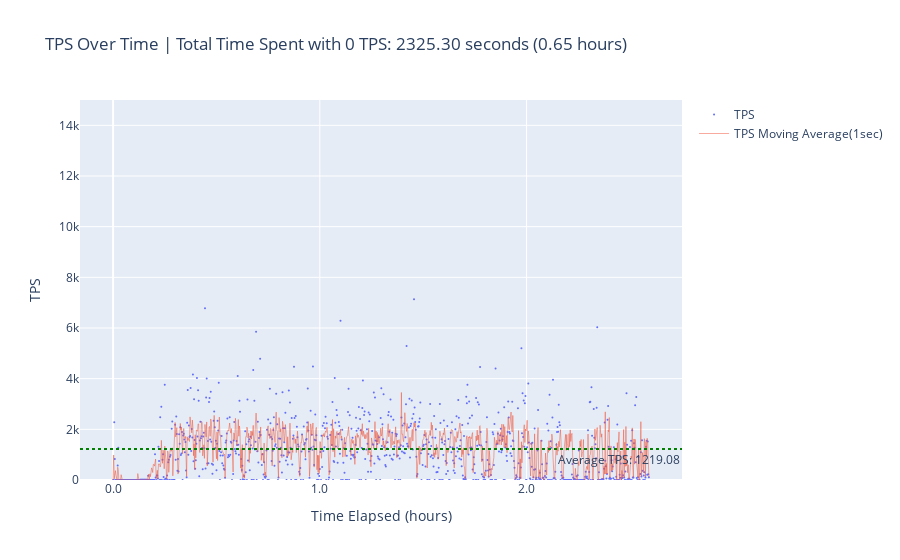

Write notebook code for a chart like this one.
### Code cell
fig = go.Figure()

fig.add_trace(go.Scatter(x=filtered_time_series['elapsed_time_hours'], y=filtered_time_series['sum_tps'], mode='markers', name='TPS', marker=dict(size=2)))
fig.add_trace(go.Scatter(x=filtered_time_series['elapsed_time_hours'], y=filtered_time_series['moving_average'], mode='lines', name='TPS Moving Average(1sec)', line=dict(width=0.5)))

# Add horizontal lines for max and average TPS
fig.add_hline(y=average_tps, line_dash="dot", line_color="green", annotation_text=f"Average TPS: {average_tps:.2f}", annotation_position="bottom right")
fig.add_hline(y=max_tps, line_dash="dash", line_color="red", annotation_text=f"Max TPS: {max_tps:.2f}", annotation_position="top right")

fig.update_layout(
    title=f"TPS Over Time | Total Time Spent with 0 TPS: {total_time_zero_tps:.2f} seconds ({total_time_zero_tps_hours:.2f} hours)",
    xaxis_title="Time Elapsed (hours)",
    yaxis_title="TPS",
    xaxis=dict(tickmode='linear',
        dtick=1,
        tickformat=".1f"),
    yaxis=dict(range=[0, 15000])
)


fig.show()

### Figure 1 — Plotly figure (JSON) as saved in the notebook; plotly's stock layout.template omitted (floating-point values rounded to 4 significant figures; data arrays with more than 128 entries replaced by an {"elided": "..."} marker saying what was removed)
{"data": [{"marker": {"size": 2}, "mode": "markers", "name": "TPS", "type": "scatter", "x": {"elided": "934 float values"}, "y": {"elided": "934 float values"}}, {"line": {"width": 0.5}, "mode": "lines", "name": "TPS Moving Average(1sec)", "type": "scatter", "x": {"elided": "934 float values"}, "y": {"elided": "934 float values"}}], "layout": {"annotations": [{"showarrow": false, "text": "Average TPS: 1219.08", "x": 1, "xanchor": "right", "xref": "x domain", "y": 1219.0, "yanchor": "top", "yref": "y"}, {"showarrow": false, "text": "Max TPS: 27603.43", "x": 1, "xanchor": "right", "xref": "x domain", "y": 27600.0, "yanchor": "bottom", "yref": "y"}], "shapes": [{"line": {"color": "green", "dash": "dot"}, "type": "line", "x0": 0, "x1": 1, "xref": "x domain", "y0": 1219.0, "y1": 1219.0, "yref": "y"}, {"line": {"color": "red", "dash": "dash"}, "type": "line", "x0": 0, "x1": 1, "xref": "x domain", "y0": 27600.0, "y1": 27600.0, "yref": "y"}], "title": {"text": "TPS Over Time | Total Time Spent with 0 TPS: 2325.30 seconds (0.65 hours)"}, "xaxis": {"dtick": 1, "tickformat": ".1f", "tickmode": "linear", "title": {"text": "Time Elapsed (hours)"}}, "yaxis": {"range": [0, 15000], "title": {"text": "TPS"}}}}
